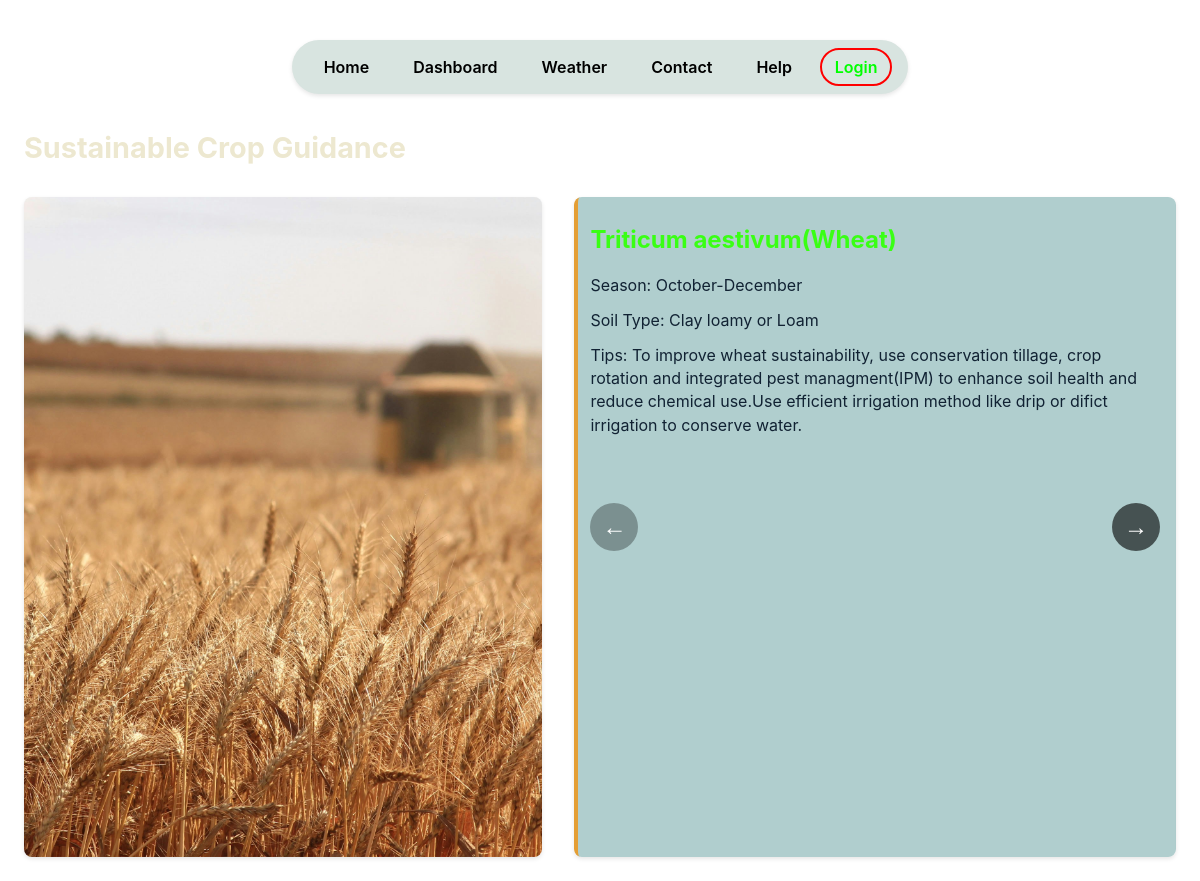
The page / on the database its author committed.
### core/models.py (models this page shows, shortened)
class Crop(models.Model):
    name = models.CharField(max_length=100)
    season = models.CharField(max_length=50)
    soil_type = models.CharField(max_length=100)
    sustainability_tips = models.TextField()

### core/views.py (the view)
# urls.py: 2. Add a URL to urlpatterns:  path('', views.home, name='home')
def home(request):
    crops = Crop.objects.all()
    return render(request, 'core/home.html', {'crops': crops})

### core/templates/core/home.html (shortened to what this page needs)
{% extends 'core/base.html' %}
{% load static %}
{% block body_class %}page-home{% endblock %}
{% block extra_head %}
  <link rel="stylesheet" href="{% static 'core/home.css' %}">
{% endblock %}
{% block content %}
  <h1>Sustainable Crop Guidance</h1>
  <div class="split-layout">
    <div class="left-side">
      <img src="{% static 'core/farming.jpg' %}" alt="Farmer" class="farmer-img">
    </div>
    <div class="right-side">
      <div class="slider-container">
        <div class="slider">
          {% for crop in crops %}
            <div class="slide crop">
              <h2>{{ crop.name }}</h2>
              <p>Season: {{ crop.season }}</p>
              <p>Soil Type: {{ crop.soil_type }}</p>
              <p>Tips: {{ crop.sustainability_tips }}</p>
            </div>
          {% endfor %}
        </div>
        <button class="slider-nav prev" aria-label="Previous crop">&larr;</button>
        <button class="slider-nav next" aria-label="Next crop">&rarr;</button>
      </div>
    </div>
  </div>
{% endblock %}

### core/templates/core/base.html (shortened to what this page needs)
<!DOCTYPE html>
{% load static %}
<html>
<head>
  <link rel="stylesheet" href="{% static 'core/style.css' %}">
  {% block extra_head %}{% endblock %}
</head>
<body class="{% block body_class %}{% endblock %}">
  <div class="navbar">
    <div class="navbar-inner">
      <nav class="navbar-right">
  <a href="{% url 'home' %}">Home</a>
  <a href="{% url 'dashboard' %}">Dashboard</a>
  <a href="{% url 'weather' %}">Weather</a>
  <a href="{% url 'contact' %}">Contact</a>
  <a href="{% url 'help' %}">Help</a>
    {% if user.is_authenticated %}
      <a id="nav-logout" href="{% url 'logout' %}">Logout</a>
    {% else %}
      <a id="nav-login" href="{% url 'login' %}">Login</a>
    {% endif %}
      </nav>
    </div>
  </div>
  {% block content %}{% endblock %}
</body>
</html>

### core/static/core/style.css (style rules this page uses)
body { font-family: -apple-system, BlinkMacSystemFont, 'Segoe UI', Roboto, 'Helvetica Neue', Arial; margin: 0; padding: 1.5rem; background-image: url('truck.jpg'); background-size: cover; background-repeat: no-repeat; background-position: center; color: #123; min-height: 100vh; box-sizing: border-box; }
.split-layout { display: flex; gap: 2rem; margin-top: 2rem; align-items: stretch; min-height: calc(100vh - 140px); }
.left-side { flex: 0 0 45%; padding: 0; background: #f5f7fa; border-radius: 8px; box-shadow: 0 2px 4px rgba(0,0,0,0.1); overflow: hidden; display: flex; }
.right-side { flex: 1; position: relative; display: flex; flex-direction: column; }
.farmer-img { width: 100%; height: 100%; object-fit: cover; display: block; }
.slider-container { position: relative; width: 100%; overflow: hidden; border-radius: 8px; box-shadow: 0 2px 4px rgba(0,0,0,0.1); display: flex; height: 100%; }
.slider { display: flex; transition: transform 0.5s ease-in-out; width: 100%; height: 100%; }
.slide { flex: 0 0 100%; padding: 2rem; box-sizing: border-box; height: 100%; overflow: auto; }
.slider-nav { position: absolute; top: 50%; transform: translateY(-50%); background: rgba(0, 0, 0, 0.6); color: white; border: none; padding: 1rem; cursor: pointer; border-radius: 50%; width: 48px; height: 48px; display: flex; align-items: center; justify-content: center; font-size: 1.5rem; transition: background-color 0.3s ease; }
.slider-nav:disabled { background: rgba(0, 0, 0, 0.3); cursor: not-allowed; }
.prev { left: 1rem; }
.next { right: 1rem; }
.navbar { padding: 1rem 0; display: flex; justify-content: center; }
.navbar-inner { background-color: #d8e4e0; padding: 0.5rem 1rem; border-radius: 999px; box-shadow: 0 2px 4px rgba(0,0,0,0.1); display: flex; gap: 1rem; align-items: center; }
.navbar-right { display: flex; gap: 1rem; align-items: center; justify-content: center; }
.navbar-right a { text-decoration: none; font-weight: 600; color: black; padding: 0.5rem 1rem; border-radius: 999px; transition: background-color 0.3s ease, color 0.3s ease; }
#nav-login, #nav-logout { color:#00ff00 ; border: 2px solid red ; background: rgba(255,255,255,0.06) ; display: inline-flex ; padding: 0.45rem 0.8rem ; border-radius: 999px; }
.navbar-right { display: flex; gap: 0.75rem; align-items: center; }
h1 { color:#ede8d0; margin-bottom: 1rem; }
h2 { color: #39ff14; margin-top: 1rem; }
p { line-height: 1.45; margin: 0.25rem 0 0.75rem 0; }
.crop { background-color: #b0cece; border-radius: 6px; padding: 0.75rem 1rem; margin-bottom: 0.75rem; box-shadow: 0 1px 2px rgba(0,0,0,0.04); }

### core/static/core/home.css (style rules this page uses)
.page-home .crop { border-left: 4px solid #e49e34; padding-left: 0.75rem; }
.page-home h1 { font-size: 1.8rem; }

### rows shown on the page
Crop: name "Triticum aestivum(Wheat)", season "October-December", soil_type "Clay loamy or Loam", sustainability_tips "To improve wheat sustainability, use conservation tillage, crop rotation and integrated pest managment(IPM) to enhance soil health and reduce chemical use.Use efficient irrigation method like drip or difict irrigation to conserve water."
